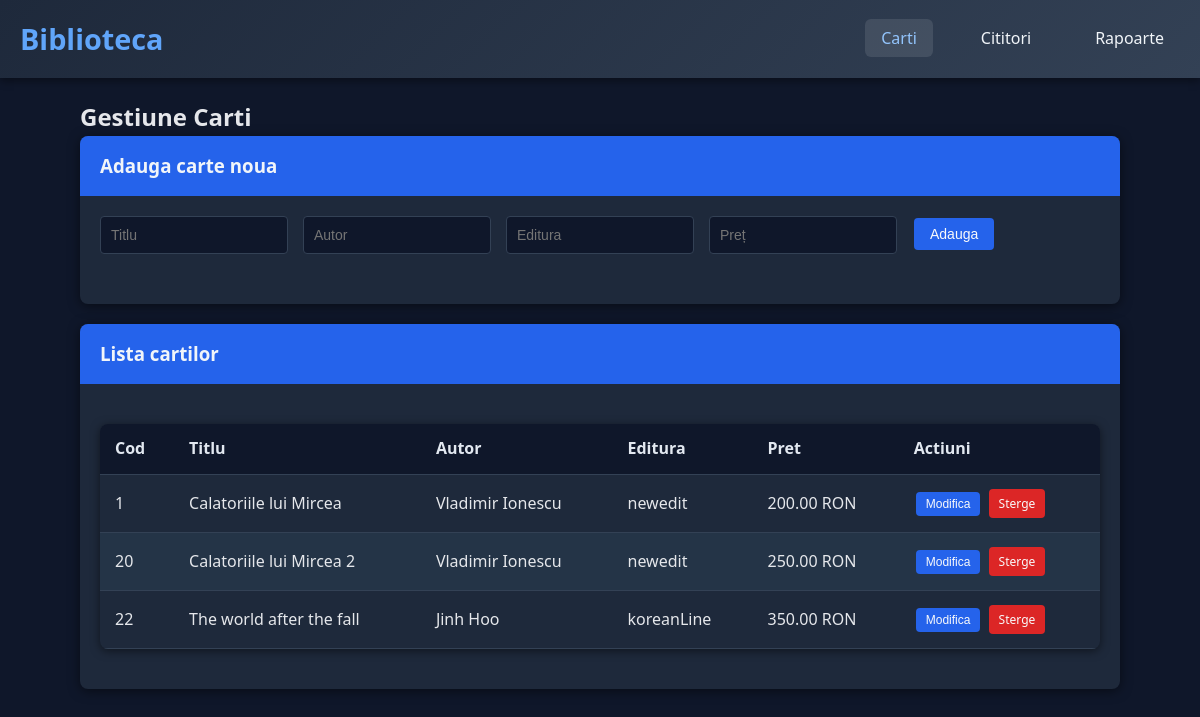
/carti.php, run on the app's committed database.
### tables this page shows
CREATE TABLE `carti` (
  `CodCarte` int(11) NOT NULL,
  `Titlu` varchar(255) NOT NULL,
  `Autor` varchar(255) NOT NULL,
  `Editura` varchar(255) NOT NULL,
  `Pret` decimal(10,2) NOT NULL
);

### carti.php (the view, shortened to what this page needs)
<?php
include 'conexiune.php';
$carti = $conn->query("SELECT * FROM carti ORDER BY Titlu");
?>
<!DOCTYPE html>
<html lang="ro">
<head>
    <link rel="stylesheet" href="style.css">
</head>
<body>
    <header>
        <nav>
            <a href="index.php" class="logo">Biblioteca</a>
            <ul class="nav-links">
                <li><a href="carti.php" class="active">Carti</a></li>
                <li><a href="cititori.php">Cititori</a></li>
                <li><a href="rapoarte.php">Rapoarte</a></li>
            </ul>
        </nav>
    </header>
    <div class="container">
        <h2>Gestiune Carti</h2>
        <div class="card">
            <div class="card-header">
                <h3>Adauga carte noua</h3>
            </div>
            <div class="card-body">
                <form method="post">
                    <div class="form-row">
                        <div class="form-group">
                            <input type="text" class="form-control" name="titlu" placeholder="Titlu" required>
                        </div>
                        <div class="form-group">
                            <input type="text" class="form-control" name="autor" placeholder="Autor" required>
                        </div>
                        <div class="form-group">
                            <input type="text" class="form-control" name="editura" placeholder="Editura" required>
                        </div>
                        <div class="form-group">
                            <input type="number" step="0.01" class="form-control" name="pret" placeholder="Preț" required>
                        </div>
                        <div class="form-group">
                            <button type="submit" name="adauga_carte" class="btn btn-success">Adauga</button>
                        </div>
                    </div>
                </form>
            </div>
        </div>
        <div class="card">
            <div class="card-header">
                <h3>Lista cartilor</h3>
            </div>
            <div class="card-body">
                <table class="table table-striped">
                    <thead>
                        <tr>
                            <th>Cod</th>
                            <th>Titlu</th>
                            <th>Autor</th>
                            <th>Editura</th>
                            <th>Pret</th>
                            <th>Actiuni</th>
                        </tr>
                    </thead>
                    <tbody>
                        <?php while($carte = $carti->fetch_assoc()): ?>
                        <tr>
                            <td><?php echo $carte['CodCarte']; ?></td>
                            <td><?php echo htmlspecialchars($carte['Titlu']); ?></td>
                            <td><?php echo htmlspecialchars($carte['Autor']); ?></td>
                            <td><?php echo htmlspecialchars($carte['Editura']); ?></td>
                            <td><?php echo $carte['Pret']; ?> RON</td>
                            <td>
                                <button class="btn btn-warning btn-sm" onclick="openModal('modificaModal<?php echo $carte['CodCarte']; ?>')">
                                    Modifica
                                </button>
                                <a href="carti.php?sterge_carte=<?php echo $carte['CodCarte']; ?>"
                                   class="btn btn-danger btn-sm"
                                   onclick="return confirm('Sigur doriți să ștergeți această carte?')">
                                    Sterge
                                </a>
                            </td>
                        </tr>
                        <?php endwhile; ?>
                    </tbody>
                </table>
            </div>
        </div>
    </div>
</body>
</html>

### style.css (style rules this page uses)
* { margin: 0; padding: 0; box-sizing: border-box; }
body { font-family: 'Segoe UI', Tahoma, Geneva, Verdana, sans-serif; line-height: 1.6; color: #e5e7eb; background-color: #0f172a; }
.container { width: 90%; max-width: 1200px; margin: 0 auto; padding: 20px; }
header { background: linear-gradient(135deg, #1e293b, #334155); color: #f1f5f9; padding: 1rem 0; box-shadow: 0 3px 8px rgba(0, 0, 0, 0.4); }
nav { display: flex; justify-content: space-between; align-items: center; padding: 0 20px; }
.logo { font-size: 1.8rem; font-weight: bold; text-decoration: none; color: #60a5fa; }
.nav-links { display: flex; list-style: none; gap: 2rem; }
.nav-links a { color: #f1f5f9; text-decoration: none; padding: 0.5rem 1rem; border-radius: 6px; transition: background-color 0.3s, color 0.3s; }
.nav-links a:hover, .nav-links a.active { background-color: rgba(255,255,255,0.1); color: #93c5fd; }
.card { background: #1e293b; border-radius: 8px; box-shadow: 0 2px 12px rgba(0,0,0,0.5); margin-bottom: 20px; overflow: hidden; }
.card-header { background: #2563eb; color: #f1f5f9; padding: 15px 20px; font-weight: bold; }
.card-body { padding: 20px; }
.btn { display: inline-block; padding: 8px 16px; border: none; border-radius: 4px; cursor: pointer; text-decoration: none; font-size: 14px; transition: all 0.3s; margin: 2px; font-weight: 500; }
.btn, .btn-primary, .btn-success, .btn-info { background: #2563eb; color: #f9fafb; }
.btn-warning { background: #2563eb; color: #f9fafb; }
.btn-danger { background: #dc2626; color: #f9fafb; }
.btn-sm { padding: 5px 10px; font-size: 12px; }
.table { width: 100%; border-collapse: collapse; margin: 20px 0; background: #1e293b; border-radius: 8px; overflow: hidden; box-shadow: 0 2px 10px rgba(0,0,0,0.5); }
.table th, .table td { padding: 12px 15px; text-align: left; border-bottom: 1px solid #334155; }
.table th { background: #0f172a; color: #e2e8f0; font-weight: 600; }
.table-striped tr:nth-child(even) { background-color: #243447; }
.form-group { margin-bottom: 15px; }
.form-control { width: 100%; padding: 10px; border: 1px solid #334155; border-radius: 4px; font-size: 14px; background-color: #0f172a; color: #f1f5f9; }
.form-row { display: flex; gap: 15px; margin-bottom: 15px; }
.form-row .form-group { flex: 1; }

### data on the page
carti: CodCarte "1", Titlu "Calatoriile lui Mircea", Autor "Vladimir Ionescu", Editura "newedit", Pret "200.00"
carti: CodCarte "20", Titlu "Calatoriile lui Mircea 2", Autor "Vladimir Ionescu", Editura "newedit", Pret "250.00"
carti: CodCarte "22", Titlu "The world after the fall", Autor "Jinh Hoo", Editura "koreanLine", Pret "350.00"
